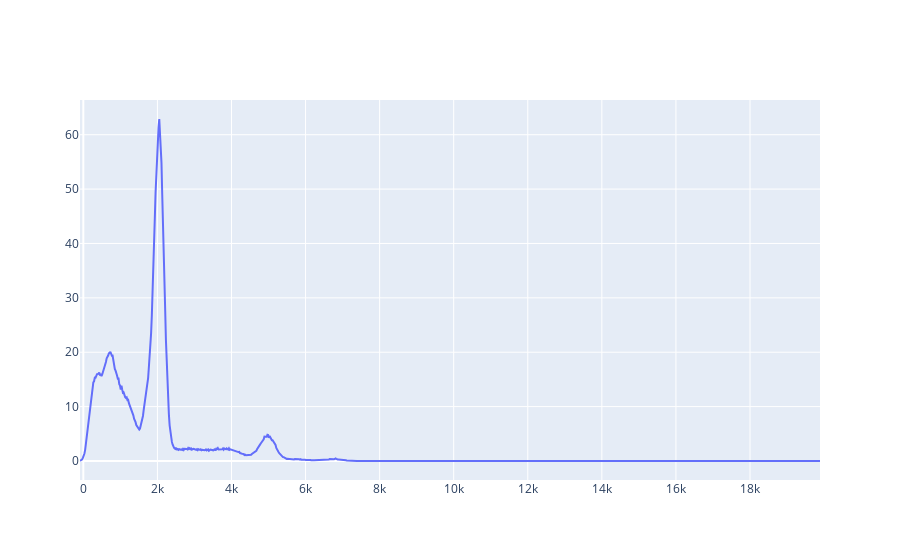

Notebook source saved alongside this figure:
### Code cell
# estrapolazione energie dai picchi strani del sodio

fig = go.Figure(data=[go.Scatter(x=channel_Na, y=frequency_Na, mode='lines', name='Sodio')])
fig.show()

error = np.sqrt(counts_Na)/time_Na

ls = LeastSquares(channel_Na, frequency_Na, error, parabola)
m = Minuit(ls, a=-1, x0=700, y0=np.max(frequency_Na))
ls.mask = (channel_Na > 530) & (channel_Na < 890)
m.migrad()
m.hesse()
display(m)

ADC_peak = m.values['x0']
ADC_error = m.errors['x0']

energy_peak = energy(ADC_peak, m5.values['b'], m5.values['a'])
error_energy_peak = err_energy(ADC_peak, ADC_error, m5.values['b'], m5.values['a'], m5.errors['b'], m5.errors['a'])

print(f'energia picco: {energy_peak} +- {error_energy_peak}')
print(f'Compatibilità con double escape peak = {abs(energy_peak-252)/error_energy_peak:.2f}')

### Figure 1 — Plotly figure (JSON) as saved in the notebook; plotly's stock layout.template omitted (floating-point values rounded to 4 significant figures; data arrays with more than 128 entries replaced by an {"elided": "..."} marker saying what was removed)
{"data": [{"mode": "lines", "name": "Sodio", "type": "scatter", "x": {"elided": "1000 int values"}, "y": {"elided": "1000 float values"}}], "layout": {}}
